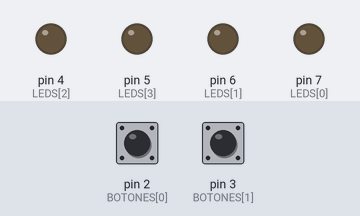
A sketch run on a simulated Arduino Uno, built with avr-gcc and run on an emulated ATmega328P. On the bench: output pins drawn as LEDs (lit = HIGH). The inputs (shaded band) are chosen by the test bench; at power-on: pin 2 (BOTONES[0]) HIGH, pin 3 (BOTONES[1]) HIGH. Random numbers use the default seed unless the sketch sets one.

Above: at 2.0 s.
2.1 s: pin 2 (BOTONES[0]) pulled LOW for 0.15 s
At 3.4 s:
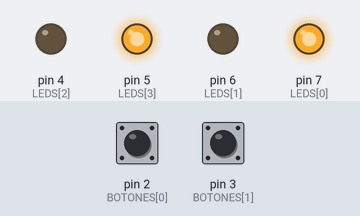
5.1 s: pin 3 (BOTONES[1]) pulled LOW for 0.15 s
At 6.9 s:
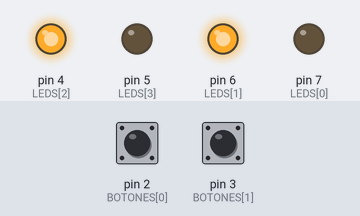
8.1 s: pin 3 (BOTONES[1]) pulled LOW for 1 s
At 9.2 s:
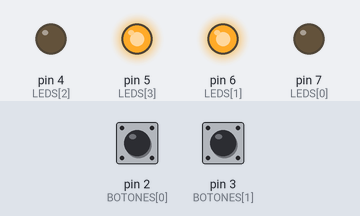
11.1 s: pin 2 (BOTONES[0]) pulled LOW for 1 s
At 12.7 s:
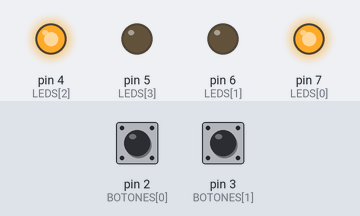
14.1 s: pin 3 (BOTONES[1]) pulled LOW for 0.15 s
At 17.2 s:
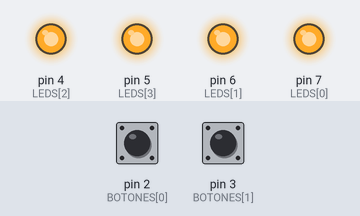
Timing chart, 0 to 18.1 s (numbered marks = the images above; inputs shaded):
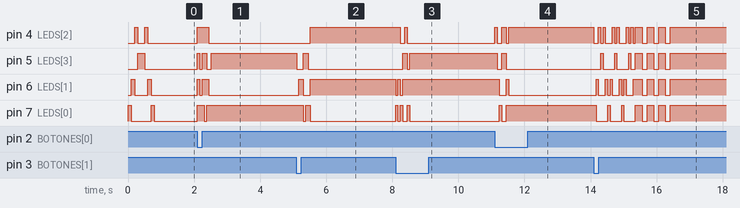

Measured:
- after the input at 2.1 s, pin 4 (LEDS[2]): LOW → HIGH at once, → LOW 0.35 s later; pin 5 (LEDS[3]): goes HIGH 0.07 s, LOW 0.07 s, HIGH 0.14 s, LOW 0.14 s, then HIGH, starting at once
- after the input at 5.1 s, pin 4 (LEDS[2]): LOW → HIGH after 0.42 s; pin 5 (LEDS[3]): HIGH → LOW at once, → HIGH 0.21 s later, → LOW 0.14 s later; pin 6 (LEDS[1]): LOW → HIGH after 0.07 s, → LOW 0.14 s later, → HIGH 0.21 s later; pin 7 (LEDS[0]): HIGH → LOW after 0.21 s, → HIGH 0.07 s later, → LOW 0.14 s later
- after the input at 8.1 s, pin 4 (LEDS[2]): HIGH → LOW after 0.14 s, → HIGH 0.14 s later, → LOW 0.07 s later; pin 5 (LEDS[3]): LOW → HIGH after 0.21 s, → LOW 0.14 s later, → HIGH 0.07 s later
- after the input at 11.1 s, pin 4 (LEDS[2]): goes HIGH 0.07 s, LOW 0.14 s, HIGH 0.14 s, LOW 0.07 s, then HIGH, starting at once; pin 5 (LEDS[3]): HIGH → LOW after 0.07 s, → HIGH 0.14 s later, → LOW 0.14 s later
- after the input at 14.1 s, pin 7 (LEDS[0]): HIGH → LOW after 0.07 s, then repeats every 0.42 s: HIGH 0.07 s, LOW 0.35 s

The sketch:

Clave_secreta.ino
```cpp
/*
  ==========================================================
   CLAVE SECRETA  (Nivel 3)
   Cada vez que aprietas un boton los LEDs hacen combinaciones
   raras. Si aprietas el boton correcto, avanzas; si te
   equivocas, parpadean todos y vuelves a empezar.
   Descubre la combinacion que deja TODOS los LEDs encendidos!

   Para reiniciar: manten AMBOS botones apretados 2 segundos.
  ==========================================================
   Conexiones (segun el plano):
     LEDs de izquierda a derecha -> pines 7, 6, 4, 5
     (cada LED con su resistor a GND)
     Boton 1 (izquierda) -> pin 2, la otra pata a GND
     Boton 2 (derecha)   -> pin 3, la otra pata a GND
     (no necesitan resistor, se usa INPUT_PULLUP)
  ==========================================================
*/

const int LEDS[4]    = {7, 6, 4, 5};   // de izquierda a derecha
const int BOTONES[2] = {2, 3};         // boton 1, boton 2

// ============ LA CLAVE SECRETA ============
// 1 = boton 1,  2 = boton 2.  Puedes cambiarla, alargarla o acortarla.
const byte CLAVE[] = {1, 2, 2, 1, 2};
const byte LARGO_CLAVE = sizeof(CLAVE) / sizeof(CLAVE[0]);

// Combinaciones "raras" que se muestran al acertar cada paso
// (cada bit es un LED: 0b1001 = el primero y el ultimo encendidos)
const byte PATRONES[] = {0b1001, 0b0110, 0b1010, 0b0101, 0b1101, 0b0011, 0b1110, 0b0111};
const byte NUM_PATRONES = sizeof(PATRONES) / sizeof(PATRONES[0]);

byte paso = 0;
bool abierto = false;
unsigned long inicioAmbos = 0;

bool estadoBoton[2] = {HIGH, HIGH};
unsigned long tiempoBoton[2] = {0, 0};

// Devuelve true solo en el momento en que se aprieta el boton i
bool presionado(byte i) {
  bool lectura = digitalRead(BOTONES[i]);
  if (lectura != estadoBoton[i] && millis() - tiempoBoton[i] > 30) {
    estadoBoton[i] = lectura;
    tiempoBoton[i] = millis();
    return lectura == LOW;
  }
  return false;
}

void sincronizarBotones() {
  for (byte i = 0; i < 2; i++) {
    estadoBoton[i] = digitalRead(BOTONES[i]);
    tiempoBoton[i] = millis();
  }
}

void mostrar(byte patron) {
  for (byte i = 0; i < 4; i++) {
    digitalWrite(LEDS[i], ((patron >> i) & 1) ? HIGH : LOW);
  }
}

void destelloRaro() {
  for (byte i = 0; i < 6; i++) {
    mostrar((byte)random(1, 16));
    delay(70);
  }
}

void animacionError() {
  for (byte i = 0; i < 4; i++) {
    mostrar(0b1111); delay(90);
    mostrar(0);      delay(90);
  }
  delay(200);
}

void animacionVictoria() {
  for (byte vuelta = 0; vuelta < 3; vuelta++) {
    for (int i = 0; i < 4; i++)  { mostrar(1 << i); delay(70); }
    for (int i = 2; i >= 1; i--) { mostrar(1 << i); delay(70); }
  }
  for (byte i = 0; i < 3; i++) {
    mostrar(0b1111); delay(200);
    mostrar(0);      delay(150);
  }
  mostrar(0b1111);   // y se quedan encendidos!
}

void reiniciar() {
  paso = 0;
  abierto = false;
  for (int i = 0; i < 4; i++)  { mostrar(1 << i); delay(100); }
  for (int i = 3; i >= 0; i--) { mostrar(1 << i); delay(100); }
  mostrar(0);
}

void setup() {
  for (byte i = 0; i < 4; i++) pinMode(LEDS[i], OUTPUT);
  for (byte i = 0; i < 2; i++) pinMode(BOTONES[i], INPUT_PULLUP);
  randomSeed(analogRead(A0));
  reiniciar();
  sincronizarBotones();
}

void loop() {
  bool p1 = presionado(0);
  bool p2 = presionado(1);

  // Mantener AMBOS botones 2 segundos = reiniciar
  if (digitalRead(BOTONES[0]) == LOW && digitalRead(BOTONES[1]) == LOW) {
    if (inicioAmbos == 0) inicioAmbos = millis();
    if (millis() - inicioAmbos > 2000) {
      reiniciar();
      while (digitalRead(BOTONES[0]) == LOW || digitalRead(BOTONES[1]) == LOW) { }
      delay(50);
      sincronizarBotones();
      inicioAmbos = 0;
      return;
    }
  } else {
    inicioAmbos = 0;
  }

  if (abierto) return;   // ya la descubrieron: los LEDs se quedan prendidos

  byte boton = 0;
  if (p1)      boton = 1;
  else if (p2) boton = 2;
  if (boton == 0) return;

  if (boton == CLAVE[paso]) {
    paso++;
    if (paso >= LARGO_CLAVE) {
      abierto = true;
      animacionVictoria();
    } else {
      destelloRaro();
      mostrar(PATRONES[(paso - 1) % NUM_PATRONES]);
    }
  } else {
    animacionError();
    paso = 0;
    mostrar(0);
  }
  sincronizarBotones();
}
```
